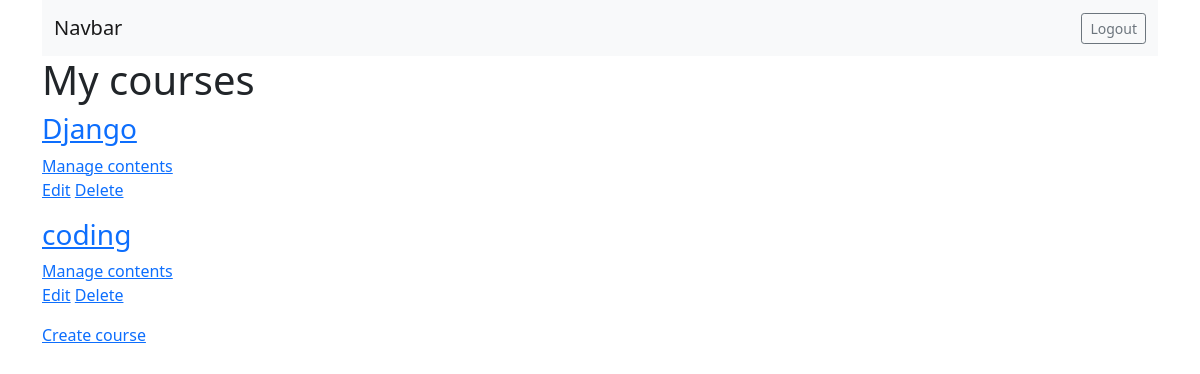
The app's page /course/mine (signed in), older data.
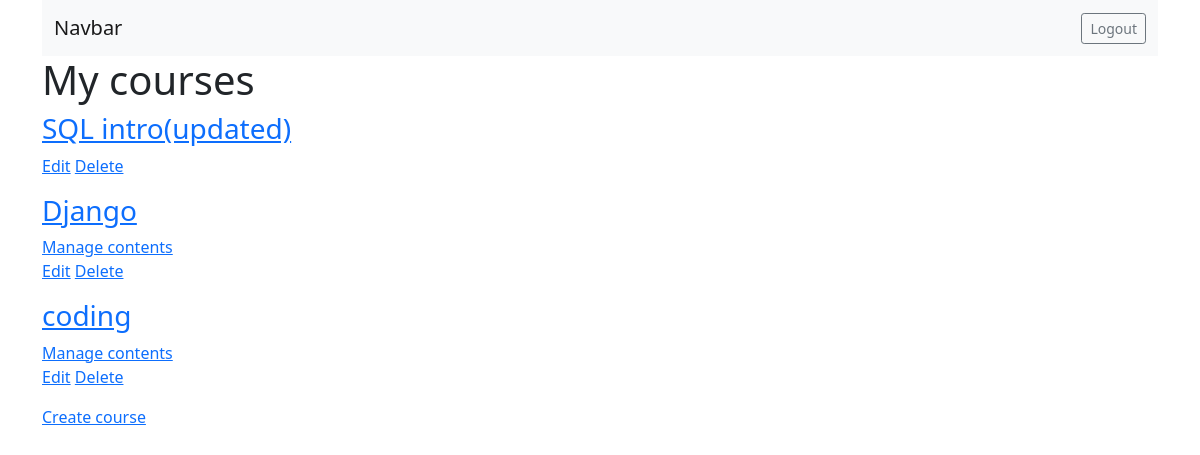
The same page, newer data.
### courses/models.py (models this page shows, shortened)
class Course(models.Model):
    owner = models.ForeignKey(User, on_delete=models.CASCADE, related_name='created_by')
    subject = models.ForeignKey(Subject, on_delete=models.CASCADE, related_name='courses')
    title = models.CharField(max_length=255)
    slug = models.SlugField(max_length=255, unique=True)
    overview = models.TextField()
    created = models.DateTimeField(auto_now_add=True)
    class Meta:
        ordering = ['-created']

### courses/views.py (the view)
# urls.py: path('mine', views.ManageCourseListView.as_view(), name='manage_course_list'),
class ManageCourseListView(ListView):
    model = Course
    template_name = 'courses/manage/course/list.html'
    permission_required = 'courses.view_course'
    def get_queryset(self):
        qs = super().get_queryset() # qs name is object_list by default.
        return qs.filter(owner=self.request.user)

### courses/templates/courses/manage/course/list.html (shortened to what this page needs)
{% extends 'courses/base.html' %}
{% block content %}
<h1>My courses</h1>
    {% for course in object_list %}
        <h3><a href="{% url 'course_module_update' course.id %}">{{course.title}}</h3>
        {% if course.modules.count > 0 %}
            <a href="{% url 'module_content_list' course.modules.first.id %}">Manage contents</a>
        {% endif %}
        <p>
            <a href="{% url 'course_edit' course.id %}">Edit</a>
            <a href="{% url 'course_delete' course.id %}">Delete</a>
        </p>
    {% empty %}
        <p>You haven't created any course yet!</p>
    {% endfor %}
    <p>
        <a href="{% url 'course_create' %}">Create course</a>
    </p>
{% endblock content %}

Row changes from the older to the newer data that the page shows:
added Course: title "SQL intro(updated)"
